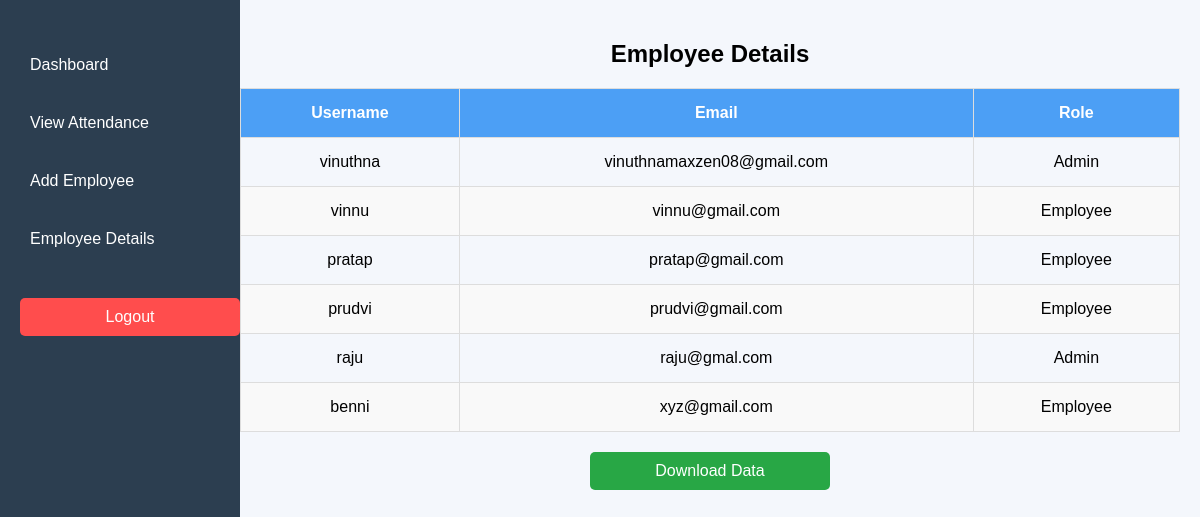
The page /admin.php?page=employee_details (signed in) on the database its author committed.
### tables this page shows
CREATE TABLE `signup` (
  `id` int(11) NOT NULL,
  `username` varchar(255) NOT NULL,
  `password` varchar(255) NOT NULL,
  `email` varchar(255) NOT NULL,
  `role` enum('Employee','Manager','Admin') NOT NULL,
  `created_at` timestamp NOT NULL DEFAULT current_timestamp()
);

### admin.php (the view, shortened to what this page needs)
<?php
$servername = "localhost";
$username = "root";
$password = "";
$dbname = "attendanceapp";
$conn = new mysqli($servername, $username, $password, $dbname);
$page = isset($_GET['page']) ? $_GET['page'] : 'dashboard';
$userCountResult = $conn->query("SELECT COUNT(DISTINCT username) AS total FROM signup");
$userCount = $userCountResult->fetch_assoc()['total'];
$attendanceCountResult = $conn->query("SELECT COUNT(*) AS total FROM attendance");
$attendanceCount = $attendanceCountResult->fetch_assoc()['total'];
?>
<!DOCTYPE html>
<html lang="en">
<head>
</head>
<body>
<div class="sidebar">
    <ul>
        <li><a href="?page=dashboard">Dashboard</a></li>
        <li><a href="?page=view_attendance">View Attendance</a></li>
        <li><a href="?page=add_employee">Add Employee</a></li>
        <li><a href="?page=employee_details">Employee Details</a></li>
        <li><a href="logout.php" class="logout-btn">Logout</a></li>
    </ul>
</div>
<div class="main-content">
    <?php if ($page == 'dashboard') { ?>
        <h2>Admin Dashboard</h2>
        <div class="stat-box-container">
            <div class="stat-box">
                <h3>Total Employees</h3>
                <p><?php echo $userCount; ?></p>
            </div>
            <div class="stat-box">
                <h3>Total Attendance Records</h3>
                <p><?php echo $attendanceCount; ?></p>
            </div>
        </div>
        <?php } elseif ($page == 'employee_details') { ?>
    <h2>Employee Details</h2>
    <?php
    $sql = "SELECT username, email, role FROM signup";
    $result = $conn->query($sql);
    ?>
    <table>
        <thead>
            <tr>
                <th>Username</th>
                <th>Email</th>
                <th>Role</th>
            </tr>
        </thead>
        <tbody>
            <?php
            if ($result->num_rows > 0) {
                while ($row = $result->fetch_assoc()) {
                    echo "<tr>";
                    echo "<td>" . htmlspecialchars($row['username']) . "</td>";
                    echo "<td>" . htmlspecialchars($row['email']) . "</td>";
                    echo "<td>" . htmlspecialchars($row['role']) . "</td>";
                    echo "</tr>";
                }
            } else {
                echo "<tr><td colspan='3'>No employees found.</td></tr>";
            }
            ?>
        </tbody>
    </table>
        <a href="download.php" class="logout-btn" style="background-color: #28a745; width: 200px;">Download Data</a>
    <?php } ?>
</div>
</body>
</html>

### admin.php (style rules this page uses)
body { font-family: Arial, sans-serif; background-color: #f4f7fc; margin: 0; padding: 0; }
.sidebar { width: 200px; background-color: #2c3e50; color: white; padding: 20px; position: fixed; height: 100%; }
.sidebar ul { list-style-type: none; padding: 0; }
.sidebar ul li { padding: 10px 0; }
.sidebar ul li a { color: white; text-decoration: none; display: block; padding: 10px; }
.main-content { margin-left: 220px; padding: 20px; text-align: center; }
table { width: 100%; border-collapse: collapse; margin-top: 20px; }
table th, table td { padding: 15px; text-align: center; border: 1px solid #ddd; }
table th { background-color: #4c9ff5; color: white; }
table tr:nth-child(even) { background-color: #f9f9f9; }
.logout-btn { display: block; margin: 20px auto; text-align: center; padding: 10px 20px; background-color: #ff4d4d; color: white; text-decoration: none; border-radius: 5px; font-size: 16px; width: 200px; text-align: center; }

### rows shown on the page
signup: username "vinuthna", email "vinuthnamaxzen08@gmail.com", role "Admin"
signup: username "vinnu", email "vinnu@gmail.com", role "Employee"
signup: username "pratap", email "pratap@gmail.com", role "Employee"
signup: username "prudvi", email "prudvi@gmail.com", role "Employee"
signup: username "raju", email "raju@gmal.com", role "Admin"
signup: username "benni", email "xyz@gmail.com", role "Employee"
